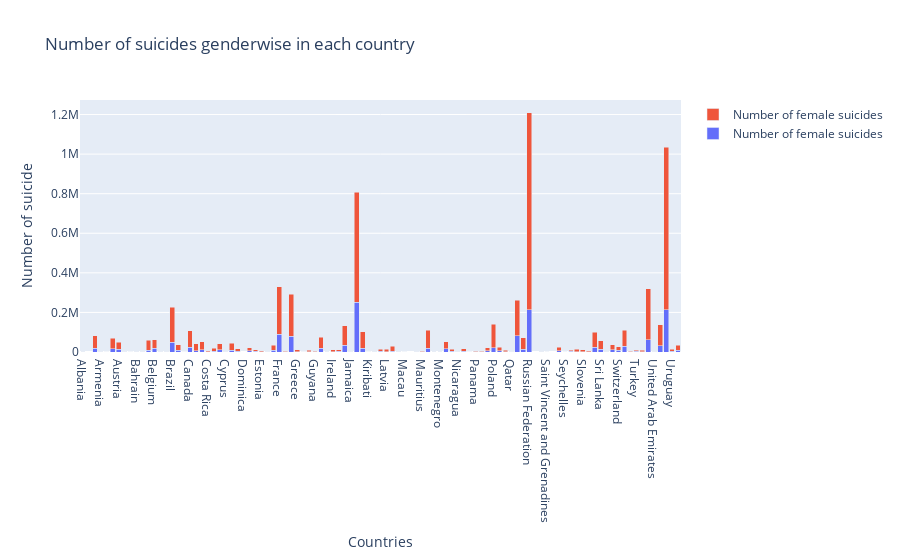

This figure's notebook cell:
### Code cell
trace1 = go.Bar(
    x=country_wise_gender_suicide.index,
    y=country_wise_gender_suicide.female,
    name='Number of female suicides'
)
trace2 = go.Bar(
    x=country_wise_gender_suicide.index,
    y=country_wise_gender_suicide.male,
    name='Number of female suicides'
)

data = [trace1, trace2]
layout = go.Layout(
    barmode='stack',
    title="Number of suicides genderwise in each country",
    xaxis={
        'title':"Countries",
    },
    yaxis={
        'title':"Number of suicide",
    }
)

fig = go.Figure(data=data, layout=layout)
py.offline.iplot(fig)

### Figure 1 — Plotly figure (JSON) as saved in the notebook; plotly's stock layout.template omitted (floating-point values rounded to 4 significant figures)
{"data": [{"name": "Number of female suicides", "type": "bar", "x": ["Albania", "Antigua and Barbuda", "Argentina", "Armenia", "Aruba", "Australia", "Austria", "Azerbaijan", "Bahamas", "Bahrain", "Barbados", "Belarus", "Belgium", "Belize", "Bosnia and Herzegovina", "Brazil", "Bulgaria", "Cabo Verde", "Canada", "Chile", "Colombia", "Costa Rica", "Croatia", "Cuba", "Cyprus", "Czech Republic", "Denmark", "Dominica", "Ecuador", "El Salvador", "Estonia", "Fiji", "Finland", "France", "Georgia", "Germany", "Greece", "Grenada", "Guatemala", "Guyana", "Hungary", "Iceland", "Ireland", "Israel", "Italy", "Jamaica", "Japan", "Kazakhstan", "Kiribati", "Kuwait", "Kyrgyzstan", "Latvia", "Lithuania", "Luxembourg", "Macau", "Maldives", "Malta", "Mauritius", "Mexico", "Mongolia", "Montenegro", "Netherlands", "New Zealand", "Nicaragua", "Norway", "Oman", "Panama", "Paraguay", "Philippines", "Poland", "Portugal", "Puerto Rico", "Qatar", "Republic of Korea", "Romania", "Russian Federation", "Saint Kitts and Nevis", "Saint Lucia", "Saint Vincent and Grenadines", "San Marino", "Serbia", "Seychelles", "Singapore", "Slovakia", "Slovenia", "South Africa", "Spain", "Sri Lanka", "Suriname", "Sweden", "Switzerland", "Thailand", "Trinidad and Tobago", "Turkey", "Turkmenistan", "Ukraine", "United Arab Emirates", "United Kingdom", "United States", "Uruguay", "Uzbekistan"], "y": [693, 1, 18326, 495, 17, 15326, 13195, 412, 14, 80, 33, 10002, 18012, 51, 70, 49015, 9968, 5, 24184, 6834, 11343, 979, 4675, 11675, 82, 9247, 4329, 0, 6238, 3345, 1393, 91, 7660, 89419, 694, 79707, 2540, 4, 1973, 818, 18115, 255, 2451, 2681, 32881, 26, 251630, 18160, 10, 301, 2637, 2474, 5011, 542, 12, 6, 110, 995, 19334, 52, 144, 16886, 3355, 482, 4685, 0, 512, 1457, 5273, 21063, 5874, 1054, 50, 82615, 13182, 214330, 0, 34, 11, 0, 6763, 9, 3793, 2024, 2302, 1602, 24669, 13598, 568, 11183, 7739, 28101, 820, 2569, 2096, 61377, 98, 32687, 213797, 2820, 9260]}, {"name": "Number of female suicides", "type": "bar", "x": ["Albania", "Antigua and Barbuda", "Argentina", "Armenia", "Aruba", "Australia", "Austria", "Azerbaijan", "Bahamas", "Bahrain", "Barbados", "Belarus", "Belgium", "Belize", "Bosnia and Herzegovina", "Brazil", "Bulgaria", "Cabo Verde", "Canada", "Chile", "Colombia", "Costa Rica", "Croatia", "Cuba", "Cyprus", "Czech Republic", "Denmark", "Dominica", "Ecuador", "El Salvador", "Estonia", "Fiji", "Finland", "France", "Georgia", "Germany", "Greece", "Grenada", "Guatemala", "Guyana", "Hungary", "Iceland", "Ireland", "Israel", "Italy", "Jamaica", "Japan", "Kazakhstan", "Kiribati", "Kuwait", "Kyrgyzstan", "Latvia", "Lithuania", "Luxembourg", "Macau", "Maldives", "Malta", "Mauritius", "Mexico", "Mongolia", "Montenegro", "Netherlands", "New Zealand", "Nicaragua", "Norway", "Oman", "Panama", "Paraguay", "Philippines", "Poland", "Portugal", "Puerto Rico", "Qatar", "Republic of Korea", "Romania", "Russian Federation", "Saint Kitts and Nevis", "Saint Lucia", "Saint Vincent and Grenadines", "San Marino", "Serbia", "Seychelles", "Singapore", "Slovakia", "Slovenia", "South Africa", "Spain", "Sri Lanka", "Suriname", "Sweden", "Switzerland", "Thailand", "Trinidad and Tobago", "Turkey", "Turkmenistan", "Ukraine", "United Arab Emirates", "United Kingdom", "United States", "Uruguay", "Uzbekistan"], "y": [1277, 10, 63893, 1410, 84, 54785, 36878, 1244, 79, 383, 144, 49890, 44749, 297, 248, 177598, 26420, 37, 83377, 34061, 41737, 5813, 13754, 29743, 330, 34440, 10968, 0, 14422, 8338, 5641, 213, 26017, 239708, 2530, 211555, 9828, 34, 6176, 2608, 55776, 853, 10123, 8613, 99179, 158, 555272, 83386, 43, 665, 10453, 10296, 23028, 1416, 15, 14, 475, 2899, 91805, 371, 328, 33947, 11028, 1531, 12307, 33, 2971, 3326, 16057, 118035, 18187, 7989, 524, 179115, 59595, 995412, 0, 196, 113, 4, 17416, 89, 6296, 11413, 8313, 5719, 75533, 42043, 1598, 26612, 18478, 82542, 3219, 7562, 6528, 258573, 524, 104118, 820216, 10318, 25543]}], "layout": {"autosize": true, "barmode": "stack", "title": {"text": "Number of suicides genderwise in each country"}, "xaxis": {"autorange": true, "range": [-0.5, 100.5], "title": {"text": "Countries"}, "type": "category"}, "yaxis": {"autorange": true, "range": [0, 1273000.0], "title": {"text": "Number of suicide"}, "type": "linear"}}}
